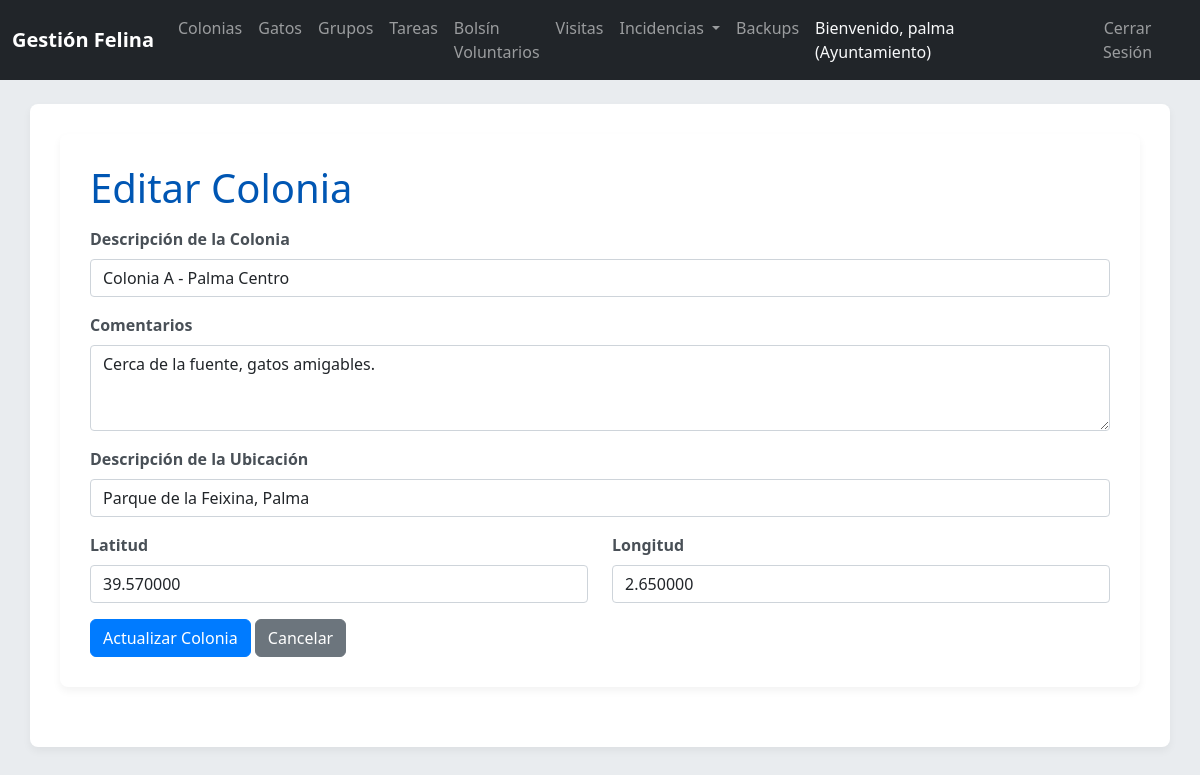
/index.php/colonias/edit?id=1 (signed in), run on the app's committed database.
### tables this page shows
CREATE TABLE `Colonia` (
  `idColonia` int(11) NOT NULL AUTO_INCREMENT,
  `descripcion` varchar(255) NOT NULL,
  `comentarios` text DEFAULT NULL,
  `idUbicacion` int(11) NOT NULL,
  `idAyuntamiento` int(11) NOT NULL,
  PRIMARY KEY (`idColonia`),
  KEY `idUbicacion` (`idUbicacion`),
  KEY `idAyuntamiento` (`idAyuntamiento`),
  CONSTRAINT `Colonia_ibfk_1` FOREIGN KEY (`idUbicacion`) REFERENCES `Ubicacion` (`idUbicacion`) ON DELETE CASCADE,
  CONSTRAINT `Colonia_ibfk_2` FOREIGN KEY (`idAyuntamiento`) REFERENCES `Ayuntamiento` (`idAyuntamiento`) ON DELETE CASCADE
);

CREATE TABLE `Ubicacion` (
  `idUbicacion` int(11) NOT NULL AUTO_INCREMENT,
  `textoDescriptivo` text NOT NULL,
  `idCoordenada` int(11) NOT NULL,
  PRIMARY KEY (`idUbicacion`),
  KEY `idCoordenada` (`idCoordenada`),
  CONSTRAINT `Ubicacion_ibfk_1` FOREIGN KEY (`idCoordenada`) REFERENCES `Coordenada` (`idCoordenada`) ON DELETE CASCADE
);

CREATE TABLE `Coordenada` (
  `idCoordenada` int(11) NOT NULL AUTO_INCREMENT,
  `latitud` decimal(9,6) NOT NULL,
  `longitud` decimal(9,6) NOT NULL,
  PRIMARY KEY (`idCoordenada`)
);

### config/database.php (called while the page is built, shortened)
<?php
class Database {
    private static $host = 'localhost';
    private static $db_name = 'gatos_mallorca';
    private static $username = 'root';
    private static $password = '';
    private static $conn;
    public static function getConnection() {
        if (self::$conn === null) {
            try {
                self::$conn = new PDO("mysql:host=" . self::$host . ";dbname=" . self::$db_name, self::$username, self::$password);
                self::$conn->setAttribute(PDO::ATTR_ERRMODE, PDO::ERRMODE_EXCEPTION);
                self::$conn->exec("set names utf8");
            } catch(PDOException $exception) {
                echo "Error de conexión a la base de datos: " . $exception->getMessage();
                exit();
            }
        }
        return self::$conn;
    }
}
?>

### models/Colonia.php (called while the page is built, shortened)
<?php
class Colonia extends BaseModel {
    public function getByIdWithDetails($id) {
        $query = "
            SELECT
                c.idColonia,
                c.descripcion,
                c.comentarios,
                u.textoDescriptivo AS ubicacion_descripcion,
                coord.latitud,
                coord.longitud,
                a.nombreLocalidad AS ayuntamiento_nombre,
                c.idUbicacion,
                u.idCoordenada,
                c.idAyuntamiento
            FROM
                Colonia c
            JOIN
                Ubicacion u ON c.idUbicacion = u.idUbicacion
            JOIN
                Coordenada coord ON u.idCoordenada = coord.idCoordenada
            JOIN
                Ayuntamiento a ON c.idAyuntamiento = a.idAyuntamiento
            WHERE
                c.idColonia = :id
            LIMIT 0,1
        ";
        return $this->executeQuery($query, [':id' => $id], false);
    }
}

### models/BaseModel.php (called while the page is built, shortened)
<?php
class BaseModel {
    protected $conn;
    public function __construct() {
        $this->conn = Database::getConnection();
    }
    protected function executeQuery($query, $params = [], $fetch_all = true) {
        $stmt = $this->conn->prepare($query);
        foreach ($params as $key => $value) {
            $stmt->bindValue($key, $value);
        }
        $stmt->execute();
        return $stmt->fetch(PDO::FETCH_OBJ);
    }
}
?>

### views/colonias/form.php (the view, shortened to what this page needs)
<?php require_once __DIR__ . '/../partials/header.php'; ?>
<div class="container">
    <h1><?php echo isset($colonia) ? 'Editar Colonia' : 'Añadir Nueva Colonia'; ?></h1>
    <form action="<?php echo url('colonias/' . (isset($colonia) ? 'update' : 'store')); ?>" method="POST">
        <div class="mb-3">
            <label for="descripcion" class="form-label">Descripción de la Colonia</label>
            <input type="text" class="form-control" id="descripcion" name="descripcion" value="<?php echo htmlspecialchars($colonia->descripcion ?? ''); ?>" required>
        </div>
        <div class="mb-3">
            <label for="comentarios" class="form-label">Comentarios</label>
            <textarea class="form-control" id="comentarios" name="comentarios" rows="3"><?php echo htmlspecialchars($colonia->comentarios ?? ''); ?></textarea>
        </div>
        <div class="mb-3">
            <label for="ubicacion_descripcion" class="form-label">Descripción de la Ubicación</label>
            <input type="text" class="form-control" id="ubicacion_descripcion" name="ubicacion_descripcion" value="<?php echo htmlspecialchars($colonia->ubicacion_descripcion ?? ''); ?>" required>
        </div>
        <div class="row">
            <div class="col-md-6 mb-3">
                <label for="latitud" class="form-label">Latitud</label>
                <input type="number" step="0.000001" class="form-control" id="latitud" name="latitud" value="<?php echo htmlspecialchars($colonia->latitud ?? ''); ?>" required>
            </div>
            <div class="col-md-6 mb-3">
                <label for="longitud" class="form-label">Longitud</label>
                <input type="number" step="0.000001" class="form-control" id="longitud" name="longitud" value="<?php echo htmlspecialchars($colonia->longitud ?? ''); ?>" required>
            </div>
        </div>
        <button type="submit" class="btn btn-primary"><?php echo isset($colonia) ? 'Actualizar Colonia' : 'Guardar Colonia'; ?></button>
        <a href="<?php echo url('colonias'); ?>" class="btn btn-secondary">Cancelar</a>
    </form>
</div>
<?php require_once __DIR__ . '/../partials/footer.php'; ?>

### public/css/style.css (style rules this page uses)
body { font-family: 'Segoe UI', Tahoma, Geneva, Verdana, sans-serif; background-color: #e9ecef; color: #343a40; }
.container { background-color: #ffffff; padding: 30px; border-radius: 8px; box-shadow: 0 4px 8px rgba(0,0,0,0.05); margin-bottom: 30px; }
h1, h2, h3, h4, h5, h6 { color: #0056b3; margin-bottom: 15px; }
.btn-primary { background-color: #007bff; border-color: #007bff; }
.form-label { font-weight: 600; color: #495057; }
.form-control, .form-select { border-radius: 0.25rem; border: 1px solid #ced4da; padding: 0.375rem 0.75rem; }

### data on the page
colonia: descripcion "Colonia A - Palma Centro", comentarios "Cerca de la fuente, gatos amigables.", ubicacion_descripcion "Parque de la Feixina, Palma", latitud "39.570000", longitud "2.650000"

### other printed values
$_SESSION['username'] "palma"
$_SESSION['user_type'] "Ayuntamiento"
